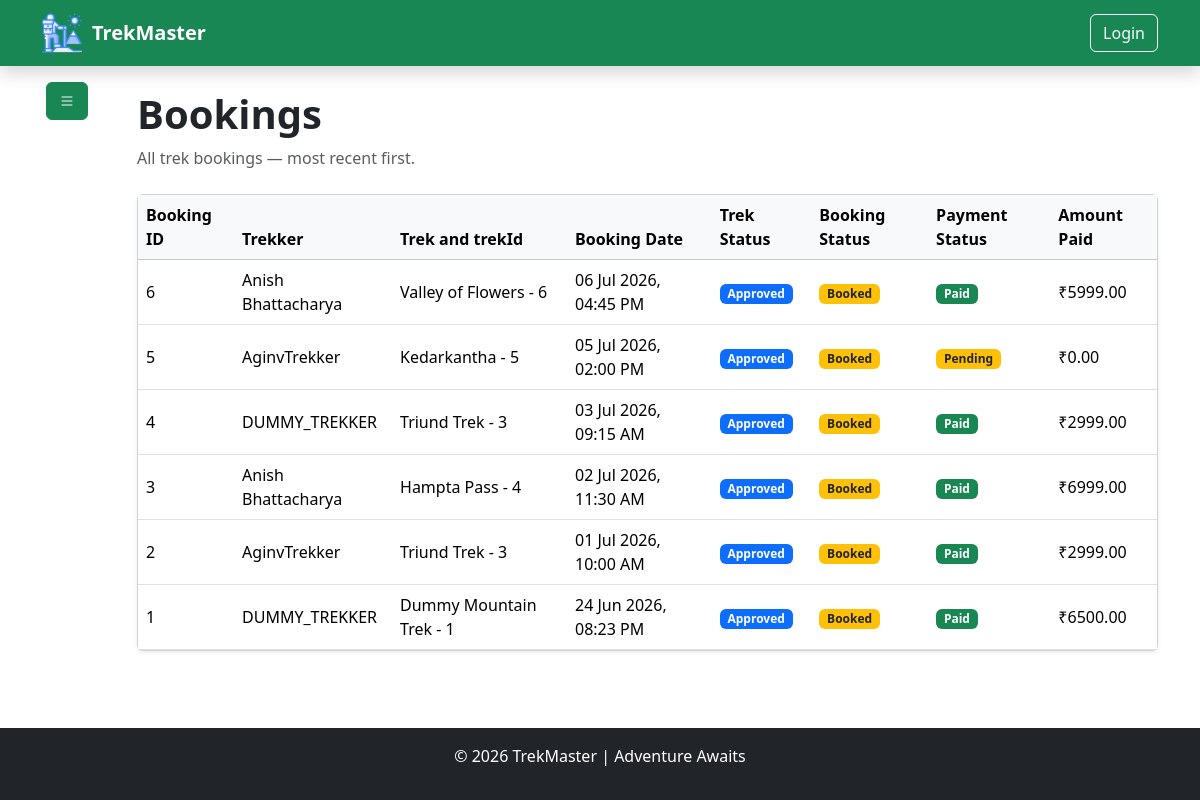
Screenshot of /admin/bookings (signed in) with the database file from the repository.
### model/model.py (models this page shows, shortened)
class BaseModel(TimeStampMixin, db.Model):
    __abstract__ = True  ## means this class is not a table in the database, but it can be inherited by other models to have common fields [new concept of abstract base class in SQLAlchemy]
    id = db.Column(db.Integer, primary_key=True)

class BookingModel(BaseModel):
    __tablename__ = "bookings"
    user_id = db.Column(db.Integer, db.ForeignKey("users.id"), nullable=False)
    trek_id = db.Column(db.Integer, db.ForeignKey("treks.id"), nullable=False)
    booking_date = db.Column(db.DateTime, default=datetime.utcnow, nullable=False)
    status = db.Column(
        db.Enum(BookingStatus), default=BookingStatus.BOOKED, nullable=False
    )
    payment_status = db.Column(
        db.Enum(PaymentStatus), default=PaymentStatus.PENDING, nullable=False
    )
    amount_paid = db.Column(db.Numeric(10, 2), nullable=False, default=0.00)
    booking_cancel_date = db.Column(db.DateTime, nullable=True)
    booking_cancel_reason = db.Column(db.String(500), nullable=True)
    __table_args__ = (
        db.UniqueConstraint(
            "user_id", "trek_id", name="unique_user_trek_booking"
        ),  ## only one user can book a trek at a time
    )

class UserModel(BaseModel):  ## trekkers [by default] , staff [call StaffModel] , admin [programitically created]
    __tablename__ = "users"
    username = db.Column(db.String(50), nullable=False)
    email = db.Column(db.String(100), unique=True, nullable=False)
    phone = db.Column(db.String(15), unique=True, nullable=False)
    password_hash = db.Column(db.String(128), nullable=False)
    role = db.Column(db.Enum(UserRole), default=UserRole.TREKKER, nullable=False)
    """
    # db.Enum is used to store the enum values in the database as strings, and it will automatically handle the conversion between the enum and the string representation in the database.
    # raw syntax : db.Enum("admin" , "user" , "staff" , name = "user_roles")  # this is the raw syntax to create enum in SQLAlchemy, but we are using python enum class to create enum and then using it in the model.
    """
    is_active = db.Column(db.Boolean, default=True, nullable=False)
    is_blacklisted = db.Column(db.Boolean, default=False, nullable=False)
    blacklisted_reason = db.Column(db.String(500), nullable=True)
    bookings = db.relationship(
        "BookingModel",  ## here we specify the python model name not the table name
        backref=db.backref("user", lazy=True), # gives booking132.user to access the user who made the booking
        foreign_keys="BookingModel.user_id",  # which foreign key should be used
        lazy=True,
        cascade="all, delete-orphan",  # if a user is deleted, all their bookings will be deleted as well
    )
    staff_profile = db.relationship(
        "StaffModel",
        backref=db.backref("user", uselist=False),
        uselist=False,
        cascade="all, delete-orphan",
    )
    reviews = db.relationship(
        "TrekReviewModel",
        backref=db.backref("user", lazy=True),
        foreign_keys="TrekReviewModel.user_id",
        lazy=True,
        cascade="all, delete-orphan",
    )

class TrekModel(BaseModel):
    __tablename__ = "treks"
    name = db.Column(db.String(100), nullable=False)
    location = db.Column(db.String(100), nullable=False)
    difficulty = db.Column(db.Enum(TrekDifficulty), nullable=False)
    duration = db.Column(db.Integer, nullable=False)  # in days
    total_slots = db.Column(db.Integer, nullable=False, default=10)
    available_slots = db.Column(db.Integer, nullable=False, default=10)
    price = db.Column(db.Numeric(10, 2), nullable=False)
    description = db.Column(db.String(600), nullable=True)
    image_url = db.Column(db.String(200), nullable=True)
    starting_at = db.Column(db.DateTime, nullable=False, default=datetime.utcnow)
    ending_at = db.Column(db.DateTime, nullable=False)
    status = db.Column(db.Enum(TrekStatus), default=TrekStatus.PENDING, nullable=False)
    assigned_staff_id = db.Column(db.Integer, db.ForeignKey("staffs.id"), nullable=True)
    bookings = db.relationship(
        "BookingModel", backref=db.backref("trek", lazy=True), lazy=True, cascade="all, delete-orphan"
    )  # one to many relationship with BookingModel
    reviews = db.relationship(
        "TrekReviewModel", backref=db.backref("trek", lazy=True), lazy=True, cascade="all, delete-orphan"
    )  # one to many relationship with ReviewModel
    __table_args__ = (
        db.CheckConstraint(
            "available_slots <= total_slots", name="check_available_slots"
        ),
        db.CheckConstraint("starting_at < ending_at", name="ending before start constraint"),
        db.CheckConstraint("price >= 0", name="zero_price_constraint"),
    )

### utils/authentication.py (the view)
    def wrapper(*args , **kwargs):
        if "user_id" not in session:
            flash("Please log in to access this page.", "danger")
            return redirect("/auth/login")
        user = UserModel.query.filter_by(id=session["user_id"]).first()
        if not user:
            flash("User not found.", "danger")
            return redirect("/auth/login")
        return func(
            *args,
            **kwargs
        )

### controller/admin_controller.py (called while the page is built)
def manage_bookings():
    bookings = BookingModel.query.order_by(BookingModel.booking_date.desc()).all()
    return render_template("admin/bookings.html", bookings=bookings)

### routes/admin_routes.py (called while the page is built)
@admin_bp.route("/bookings", methods=["GET"])
@is_logged_in
@role_required(UserRole.ADMIN)
def manage_bookings():
    return admin_ctrl.manage_bookings()

### utils/authentication.py (called while the page is built)
def is_logged_in(func):
    def wrapper(*args , **kwargs):
        if "user_id" not in session:
            flash("Please log in to access this page.", "danger")
            return redirect("/auth/login")
        user = UserModel.query.filter_by(id=session["user_id"]).first()
        if not user:
            flash("User not found.", "danger")
            return redirect("/auth/login")
        return func(
            *args,
            **kwargs
        )
    wrapper.__name__ = func.__name__
    wrapper.__doc__ = func.__doc__
    wrapper.__module__ = func.__module__
    return wrapper

### templates/admin/bookings.html (shortened to what this page needs)
{% extends "base.html" %}
{% block content %}
<div class="container">
  <div class="row flex justify-content-between">
    <div class="col-1 p-0">
      {% include "admin/sidebar.html" %}
    </div>
    <div class="col-11">
      <div class="py-4">
        <h1 class="fw-bold">Bookings</h1>
        <p class="text-muted mb-0">
          All trek bookings — most recent first.
        </p>
        <div class="card shadow-sm mt-4">
          <div class="table-responsive">
            <table class="table table-hover align-middle mb-0">
              <thead class="table-light">
                <tr>
                  <th>Booking ID</th>
                  <th>Trekker</th>
                  <th>Trek and trekId</th>
                  <th>Booking Date</th>
                  <th>Trek Status</th>
                  <th>Booking Status</th>
                  <th>Payment Status</th>
                  <th>Amount Paid</th>
                </tr>
              </thead>
              <tbody>
                {% for booking in bookings %}
                <tr>
                  <td>{{ booking.id }}</td>
                  <td>{{ booking.user.username }}</td>
                  <td>{{ booking.trek.name }} - {{ booking.trek.id }}</td>
                  <td>{{ booking.booking_date.strftime('%d %b %Y, %I:%M %p') }}</td>
                  <td>
                    {% if booking.trek.status.value == 'pending' %}
                    <span class="badge bg-warning text-dark">Pending</span>
                    {% elif booking.trek.status.value == 'approved' %}
                    <span class="badge bg-primary">Approved</span>
                    {% elif booking.trek.status.value == 'open' %}
                    <span class="badge bg-success">Open</span>
                    {% elif booking.trek.status.value == 'closed' %}
                    <span class="badge bg-danger">Closed</span>
                    {% elif booking.trek.status.value == 'completed' %}
                    <span class="badge bg-secondary">Completed</span>
                    {% else %}
                    <span class="badge bg-light text-dark">{{ booking.trek.status.value|capitalize }}</span>
                    {% endif %}
                  </td>
                  <td>
                    {% if booking.status.value == 'booked' %}
                    <span class="badge bg-warning text-dark">Booked</span>
                    {% elif booking.status.value == 'canceled' or booking.status.value == 'cancelled' %}
                    <span class="badge bg-danger">Canceled</span>
                    {% elif booking.status.value == 'completed' or booking.status.value == 'comepleted' %}
                    <span class="badge bg-success">Completed</span>
                    {% else %}
                    <span class="badge bg-secondary">{{ booking.status.value|capitalize }}</span>
                    {% endif %}
                  </td>
                  <td>
                    {% if booking.payment_status.value == 'paid' %}
                    <span class="badge bg-success">Paid</span>
                    {% elif booking.payment_status.value == 'pending' %}
                    <span class="badge bg-warning text-dark">Pending</span>
                    {% elif booking.payment_status.value == 'completed' %}
                    <span class="badge bg-primary">Completed</span>
                    {% elif booking.payment_status.value == 'failed' %}
                    <span class="badge bg-danger">Failed</span>
                    {% else %}
                    <span class="badge bg-secondary">{{ booking.payment_status.value|capitalize }}</span>
                    {% endif %}
                  </td>
                  <td>₹{{ booking.amount_paid }}</td>
                </tr>
                {% endfor %}
              </tbody>
            </table>
          </div>
        </div>
      </div>
    </div>
  </div>
</div>
{% endblock %}

### rows the page displays
BookingModel: id "6", user.username "Anish Bhattacharya", trek.name "Valley of Flowers", trek.id "6", booking_date "06 Jul 2026, 04:45 PM", status "Booked", payment_status "Paid", amount_paid "5999.00"
BookingModel: id "5", user.username "AginvTrekker", trek.name "Kedarkantha", trek.id "5", booking_date "05 Jul 2026, 02:00 PM", status "Booked", payment_status "Pending", amount_paid "0.00"
BookingModel: id "4", user.username "DUMMY_TREKKER", trek.name "Triund Trek", trek.id "3", booking_date "03 Jul 2026, 09:15 AM", status "Booked", payment_status "Paid", amount_paid "2999.00"
BookingModel: id "3", user.username "Anish Bhattacharya", trek.name "Hampta Pass", trek.id "4", booking_date "02 Jul 2026, 11:30 AM", status "Booked", payment_status "Paid", amount_paid "6999.00"
BookingModel: id "2", user.username "AginvTrekker", trek.name "Triund Trek", trek.id "3", booking_date "01 Jul 2026, 10:00 AM", status "Booked", payment_status "Paid", amount_paid "2999.00"
BookingModel: id "1", user.username "DUMMY_TREKKER", trek.name "Dummy Mountain Trek", trek.id "1", booking_date "24 Jun 2026, 08:23 PM", status "Booked", payment_status "Paid", amount_paid "6500.00"
